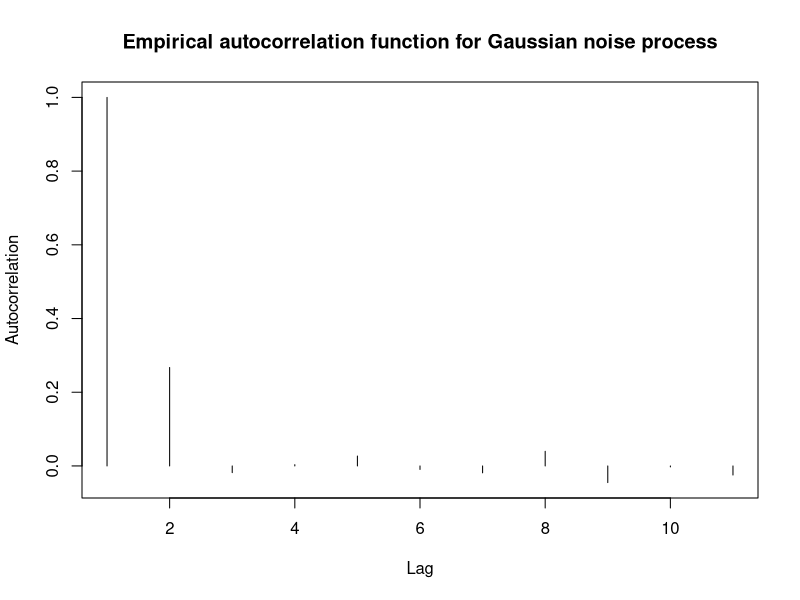

The R script that drew this image:
# Set the parameters
n <- 1000 # number of observations
theta <- 0.3 # value of theta
sigma <- 1 # standard deviation of white noise

# Generate a Gaussian white noise
Z <- rnorm(n, mean = 0, sd = sigma)

# Initialize the moving average process
X <- rep(0, n)

# Define the moving average process
for (t in 2:n) {
    X[t] <- Z[t] + theta * Z[t - 1]
}

# Define a function to calculate the empirical autocorrelation
autocorr <- function(x, h) {
    # x is the input series, h is the lag
    n <- length(x) # length of the series
    x_mean <- mean(x) # mean of the series
    num <- sum((x[(h + 1):n] - x_mean) * (x[1:(n - h)] - x_mean)) # numerator
    den <- sum((x - x_mean)^2) # denominator
    return(num / den)
}

# Set the maximum lag to plot
max_lag <- 10

# Plot the empirical autocorrelation function for Gaussian noise process
plot(sapply(0:max_lag, function(h) autocorr(X, h)), type = "h", main = "Empirical autocorrelation function for Gaussian noise process", xlab = "Lag", ylab = "Autocorrelation")
